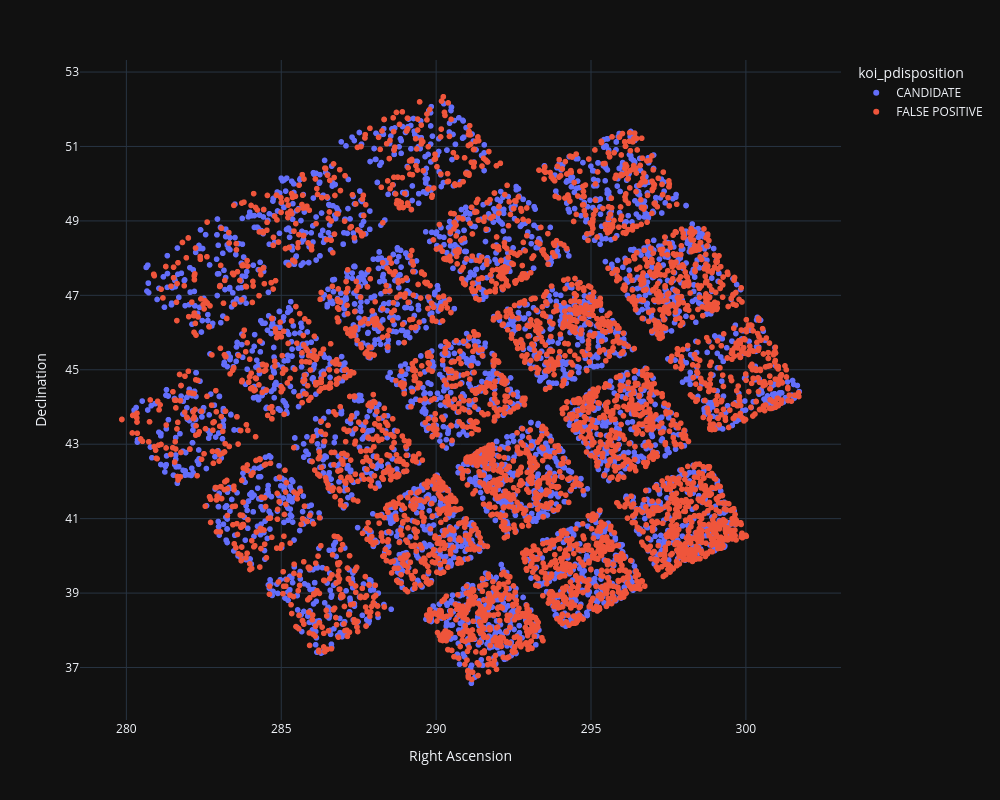

The notebook cell saved with this chart:
### Code cell
FOV_plot = px.scatter(keplerRAW_df,
                  x="ra", 
                  y="dec", 
                  color = "koi_pdisposition",
                  labels={
                     "ra": "Right Ascension",
                     "dec": "Declination",
                  },
                  template="plotly_dark",
                  width=1000, height=800
                 )
FOV_plot.update_layout(
    yaxis = dict(
        tickmode = 'linear',
        tick0 = 35,
        dtick = 2
    )
)
#FOV_plot.add_trace(go.Scatter(y=[None], mode='markers',
#                         marker=dict(symbol='circle', color='blue'),

#                         ))
#FOV_plot.add_trace(go.Scatter(y=[None], mode='markers',
#                         marker=dict(symbol='circle', color='green'),

#                         ))

FOV_plot.show()

# ******Gabe suggestion - add density plots? to highlighting why each area may be more dense

### Figure 1 — Plotly figure (JSON) as saved in the notebook; plotly's stock layout.template omitted (floating-point values rounded to 4 significant figures; data arrays with more than 128 entries replaced by an {"elided": "..."} marker saying what was removed)
{"data": [{"hovertemplate": "koi_pdisposition=CANDIDATE<br>Right Ascension=%{x}<br>Declination=%{y}<extra></extra>", "legendgroup": "CANDIDATE", "marker": {"color": "#636efa", "symbol": "circle"}, "mode": "markers", "name": "CANDIDATE", "showlegend": true, "type": "scattergl", "x": {"elided": "4496 float values"}, "xaxis": "x", "y": {"elided": "4496 float values"}, "yaxis": "y"}, {"hovertemplate": "koi_pdisposition=FALSE POSITIVE<br>Right Ascension=%{x}<br>Declination=%{y}<extra></extra>", "legendgroup": "FALSE POSITIVE", "marker": {"color": "#EF553B", "symbol": "circle"}, "mode": "markers", "name": "FALSE POSITIVE", "showlegend": true, "type": "scattergl", "x": {"elided": "5068 float values"}, "xaxis": "x", "y": {"elided": "5068 float values"}, "yaxis": "y"}], "layout": {"height": 800, "legend": {"title": {"text": "koi_pdisposition"}, "tracegroupgap": 0}, "margin": {"t": 60}, "width": 1000, "xaxis": {"anchor": "y", "autorange": true, "domain": [0, 1], "range": [278.5, 303.1], "title": {"text": "Right Ascension"}, "type": "linear"}, "yaxis": {"anchor": "x", "autorange": true, "domain": [0, 1], "dtick": 2, "range": [35.59, 53.32], "tick0": 35, "tickmode": "linear", "title": {"text": "Declination"}, "type": "linear"}}}
